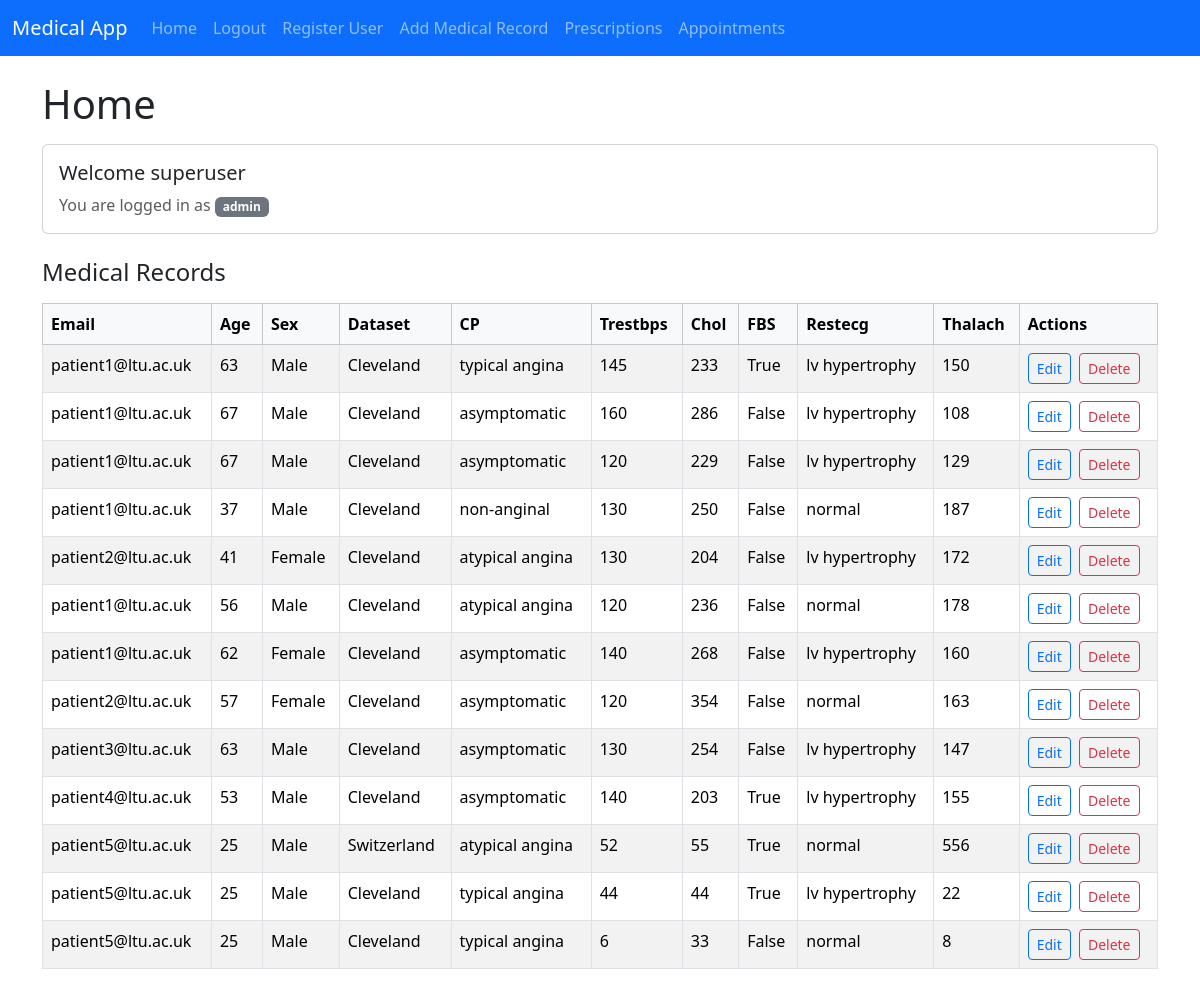
Page / (signed in) on the earlier database version.
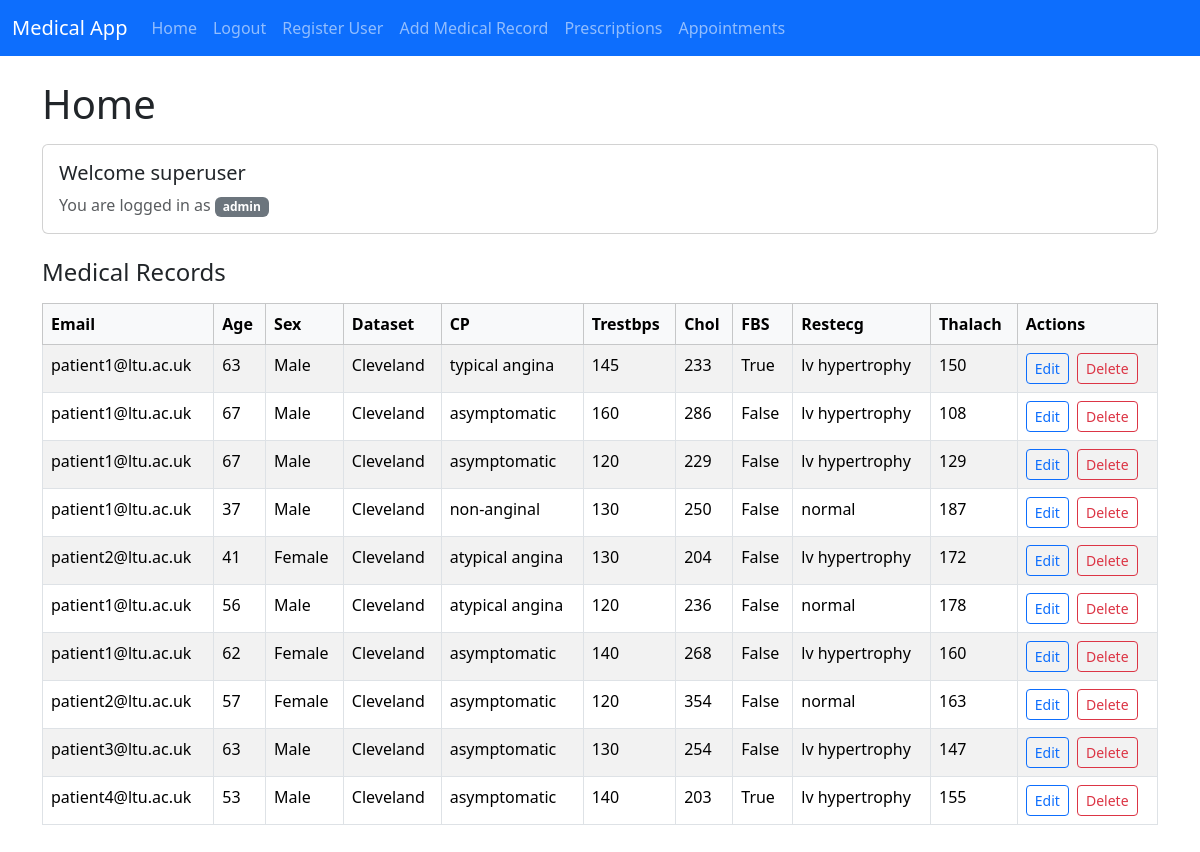
Same page on the later database version.
### models.py (models this page shows)
class User(UserMixin, db.Model):
  id: Mapped[int] = mapped_column(primary_key=True)
  username: Mapped[str] = mapped_column(nullable=False)
  email: Mapped[str] = mapped_column(String(128) , nullable=False , unique=True)
  password: Mapped[str] = mapped_column(String(255), nullable=False)
  role_id : Mapped[int] = mapped_column(ForeignKey("role.id"))
  role: Mapped["Role"] = relationship("Role", back_populates="users")
  medical_records: Mapped[List["MedicalRecord"]] = relationship("MedicalRecord", back_populates="user")

class Role(db.Model):
  id: Mapped[int] = mapped_column(primary_key=True)
  name: Mapped[str] = mapped_column(nullable=False)
  users: Mapped[List["User"]] = relationship("User", back_populates="role")

class MedicalRecord(db.Model):
  id: Mapped[int] = mapped_column(primary_key=True)
  age: Mapped[int] = mapped_column(nullable=False)
  sex: Mapped[str] = mapped_column(nullable=False)
  dataset: Mapped[str] = mapped_column(nullable=False)
  cp: Mapped[str] = mapped_column(nullable=False)
  trestbps: Mapped[int] = mapped_column(nullable=True)
  chol: Mapped[int] = mapped_column(nullable=True)
  fbs: Mapped[bool] = mapped_column(nullable=True)
  restecg: Mapped[str] = mapped_column(nullable=True)
  thalach: Mapped[int] = mapped_column(nullable=True)
  user_id: Mapped[int] = mapped_column(ForeignKey("user.id"))
  user: Mapped["User"] = relationship("User", back_populates="medical_records")

### main.py (the view)
@app.route("/" , methods=["GET"])
@login_required
def home():
    if current_user.role.name == "patient":
        medical_records = db.session.scalars(select(MedicalRecord).where(MedicalRecord.user_id == current_user.id)).all()
        return render_template('home.html' , medical_records=medical_records)
    medical_records = db.session.scalars(select(MedicalRecord)).all()
    return render_template('home.html' , medical_records=medical_records)

### main.py (called while the page is built)
@login_manager.user_loader
def load_user(user_id):
    if user_id is None:
        return None
    try:
        return db.session.get(User, int(user_id))
    except (ValueError, TypeError):
        return None

### templates/home.html (shortened to what this page needs)
{% extends 'base.html' %}
{% block body %}
<h1 class="mb-3">Home</h1>
<div class="card mb-4">
    <div class="card-body">
        <h5 class="card-title">Welcome {{ current_user.username }}</h5>
        <p class="card-text text-muted mb-0">You are logged in as <span class="badge bg-secondary">{{ current_user.role.name }}</span></p>
    </div>
</div>
<h2 class="h4 mb-3">Medical Records</h2>
<div class="table-responsive">
    <table class="table table-striped table-hover table-bordered">
        <thead class="table-light">
            <tr>
                <th>Email</th>
                <th>Age</th>
                <th>Sex</th>
                <th>Dataset</th>
                <th>CP</th>
                <th>Trestbps</th>
                <th>Chol</th>
                <th>FBS</th>
                <th>Restecg</th>
                <th>Thalach</th>
                {% if current_user.role.name == "admin" %}
                <th>Actions</th>
                {% endif %}
            </tr>
        </thead>
        <tbody>
            {% for medical_record in medical_records %}
            <tr>
                <td>{{ medical_record.user.email }}</td>
                <td>{{ medical_record.age }}</td>
                <td>{{ medical_record.sex }}</td>
                <td>{{ medical_record.dataset }}</td>
                <td>{{ medical_record.cp }}</td>
                <td>{{ medical_record.trestbps }}</td>
                <td>{{ medical_record.chol }}</td>
                <td>{{ medical_record.fbs }}</td>
                <td>{{ medical_record.restecg }}</td>
                <td>{{ medical_record.thalach }}</td>
                {% if current_user.role.name == "admin" %}
                <td>
                    <a href="{{ url_for('edit_medical_record', medical_record_id=medical_record.id) }}" class="btn btn-sm btn-outline-primary me-1">Edit</a>
                    <a href="{{ url_for('delete_medical_record', medical_record_id=medical_record.id) }}" class="btn btn-sm btn-outline-danger">Delete</a>
                </td>
                {% endif %}
            </tr>
            {% endfor %}
        </tbody>
    </table>
</div>
{% endblock %}

### templates/base.html (shortened to what this page needs)
<!DOCTYPE html>
<html lang="en">
<head>
    <link rel="stylesheet" href="{{ url_for('static', filename='styles.css') }}">
    <link rel="stylesheet" href="https://cdn.jsdelivr.net/npm/bootstrap@5.3.3/dist/css/bootstrap.min.css">
</head>
<body>
    <nav class="navbar navbar-expand-lg navbar-dark bg-primary">
        <div class="container-fluid">
            <a class="navbar-brand" href="{{ url_for('home') }}">Medical App</a>
            <div class="collapse navbar-collapse" id="navbarNav">
                <ul class="navbar-nav me-auto">
                    <li class="nav-item">
                        <a class="nav-link" href="{{ url_for('home') }}">Home</a>
                    </li>
                    {% if current_user.is_authenticated %}
                    <li class="nav-item">
                        <a class="nav-link" href="{{ url_for('logout') }}">Logout</a>
                    </li>
                    {% endif %}
                    {% if current_user.is_authenticated and current_user.role.name == "admin" %}
                    <li class="nav-item">
                        <a class="nav-link" href="{{ url_for('register_user') }}">Register User</a>
                    </li>
                    {% endif %}
                    {% if current_user.is_authenticated and (current_user.role.name == "admin" or current_user.role.name == "provider") %}
                    <li class="nav-item">
                        <a class="nav-link" href="{{ url_for('add_medical_record') }}">Add Medical Record</a>
                    </li>
                    {% endif %}
                    {% if current_user.is_authenticated %}
                    <li class="nav-item">
                        <a class="nav-link" href="{{ url_for('prescriptions') }}">Prescriptions</a>
                    </li>
                    <li class="nav-item">
                        <a class="nav-link" href="{{ url_for('appointments') }}">Appointments</a>
                    </li>
                    {% endif %}
                </ul>
            </div>
        </div>
    </nav>
    <main class="container my-4">
        {% block body %}{% endblock %}
    </main>
</body>
</html>

Differences in the rows shown:
removed MedicalRecord: user.email "patient5@ltu.ac.uk", age "25", sex "Male", dataset "Switzerland", cp "atypical angina", trestbps "52", chol "55", fbs "True", restecg "normal", thalach "556"
removed MedicalRecord: user.email "patient5@ltu.ac.uk", age "25", sex "Male", dataset "Cleveland", cp "typical angina", trestbps "44", chol "44", fbs "True", restecg "lv hypertrophy", thalach "22"
removed MedicalRecord: user.email "patient5@ltu.ac.uk", age "25", sex "Male", dataset "Cleveland", cp "typical angina", trestbps "6", chol "33", fbs "False", restecg "normal", thalach "8"
